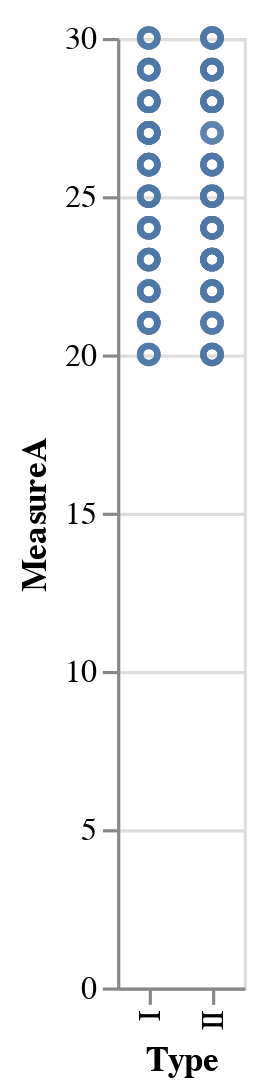

The cell this chart's notebook holds for it:
### Code cell
chart.mark_point().encode(x='Type',
                          y='MeasureA')

### Figure 1 — Vega-Lite specification as saved in the notebook (floating-point values rounded to 4 significant figures)
{"config": {"view": {"continuousWidth": 400, "continuousHeight": 300}}, "data": {"name": "data-12c7931658fd8ba8c314feae2d6976ec"}, "mark": "point", "encoding": {"x": {"type": "nominal", "field": "Type"}, "y": {"type": "quantitative", "field": "MeasureA"}}, "$schema": "https://vega.github.io/schema/vega-lite/v4.8.1.json", "datasets": {"data-12c7931658fd8ba8c314feae2d6976ec": [{"SampleID": 1, "Type": "I", "Grade": 2, "MeasureA": 25, "MeasureB": 31.3, "MeasureC": 110.2}, {"SampleID": 2, "Type": "II", "Grade": 4, "MeasureA": 22, "MeasureB": 23.8, "MeasureC": 99.62}, {"SampleID": 3, "Type": "I", "Grade": 3, "MeasureA": 22, "MeasureB": 27.6, "MeasureC": 87.55}, {"SampleID": 4, "Type": "II", "Grade": 2, "MeasureA": 28, "MeasureB": 33.2, "MeasureC": 85.57}, {"SampleID": 5, "Type": "II", "Grade": 4, "MeasureA": 30, "MeasureB": 31.8, "MeasureC": 110.3}, {"SampleID": 6, "Type": "I", "Grade": 3, "MeasureA": 26, "MeasureB": 26.4, "MeasureC": 99.84}, {"SampleID": 7, "Type": "I", "Grade": 2, "MeasureA": 26, "MeasureB": 33.7, "MeasureC": 76.78}, {"SampleID": 8, "Type": "II", "Grade": 3, "MeasureA": 28, "MeasureB": 35.8, "MeasureC": 92.69}, {"SampleID": 9, "Type": "I", "Grade": 4, "MeasureA": 23, "MeasureB": 25.0, "MeasureC": 105.3}, {"SampleID": 10, "Type": "II", "Grade": 2, "MeasureA": 25, "MeasureB": 26.9, "MeasureC": 102.8}, {"SampleID": 11, "Type": "II", "Grade": 4, "MeasureA": 26, "MeasureB": 32.8, "MeasureC": 103.2}, {"SampleID": 12, "Type": "I", "Grade": 3, "MeasureA": 22, "MeasureB": 28.9, "MeasureC": 99.64}, {"SampleID": 13, "Type": "I", "Grade": 2, "MeasureA": 28, "MeasureB": 36.5, "MeasureC": 93.37}, {"SampleID": 14, "Type": "II", "Grade": 4, "MeasureA": 24, "MeasureB": 27.3, "MeasureC": 104.7}, {"SampleID": 15, "Type": "I", "Grade": 3, "MeasureA": 22, "MeasureB": 27.9, "MeasureC": 87.68}, {"SampleID": 16, "Type": "II", "Grade": 2, "MeasureA": 23, "MeasureB": 25.4, "MeasureC": 93.93}, {"SampleID": 17, "Type": "II", "Grade": 3, "MeasureA": 24, "MeasureB": 28.5, "MeasureC": 102.4}, {"SampleID": 18, "Type": "I", "Grade": 4, "MeasureA": 27, "MeasureB": 36.7, "MeasureC": 100.0}, {"SampleID": 19, "Type": "I", "Grade": 2, "MeasureA": 21, "MeasureB": 29.5, "MeasureC": 96.15}, {"SampleID": 20, "Type": "II", "Grade": 4, "MeasureA": 25, "MeasureB": 25.5, "MeasureC": 90.06}, {"SampleID": 21, "Type": "I", "Grade": 3, "MeasureA": 26, "MeasureB": 33.2, "MeasureC": 106.3}, {"SampleID": 22, "Type": "II", "Grade": 2, "MeasureA": 20, "MeasureB": 26.7, "MeasureC": 110.9}, {"SampleID": 23, "Type": "II", "Grade": 4, "MeasureA": 24, "MeasureB": 29.0, "MeasureC": 102.9}, {"SampleID": 24, "Type": "I", "Grade": 3, "MeasureA": 26, "MeasureB": 34.6, "MeasureC": 109.6}, {"SampleID": 25, "Type": "I", "Grade": 2, "MeasureA": 20, "MeasureB": 25.6, "MeasureC": 120.3}, {"SampleID": 26, "Type": "II", "Grade": 3, "MeasureA": 29, "MeasureB": 30.7, "MeasureC": 80.76}, {"SampleID": 27, "Type": "I", "Grade": 4, "MeasureA": 25, "MeasureB": 27.4, "MeasureC": 90.34}, {"SampleID": 28, "Type": "II", "Grade": 2, "MeasureA": 23, "MeasureB": 25.1, "MeasureC": 111.3}, {"SampleID": 29, "Type": "II", "Grade": 4, "MeasureA": 22, "MeasureB": 30.4, "MeasureC": 111.4}, {"SampleID": 30, "Type": "I", "Grade": 3, "MeasureA": 29, "MeasureB": 36.5, "MeasureC": 113.3}, {"SampleID": 31, "Type": "I", "Grade": 2, "MeasureA": 21, "MeasureB": 27.0, "MeasureC": 99.29}, {"SampleID": 32, "Type": "II", "Grade": 4, "MeasureA": 30, "MeasureB": 30.3, "MeasureC": 102.4}, {"SampleID": 33, "Type": "I", "Grade": 3, "MeasureA": 21, "MeasureB": 24.9, "MeasureC": 94.6}, {"SampleID": 34, "Type": "II", "Grade": 2, "MeasureA": 23, "MeasureB": 29.5, "MeasureC": 105.1}, {"SampleID": 35, "Type": "II", "Grade": 3, "MeasureA": 27, "MeasureB": 29.4, "MeasureC": 95.22}, {"SampleID": 36, "Type": "I", "Grade": 4, "MeasureA": 28, "MeasureB": 31.9, "MeasureC": 115.8}, {"SampleID": 37, "Type": "I", "Grade": 2, "MeasureA": 29, "MeasureB": 33.8, "MeasureC": 93.2}, {"SampleID": 38, "Type": "II", "Grade": 4, "MeasureA": 26, "MeasureB": 34.5, "MeasureC": 91.8}, {"SampleID": 39, "Type": "I", "Grade": 3, "MeasureA": 28, "MeasureB": 28.7, "MeasureC": 105.1}, {"SampleID": 40, "Type": "II", "Grade": 2, "MeasureA": 20, "MeasureB": 20.9, "MeasureC": 89.95}, {"SampleID": 41, "Type": "II", "Grade": 4, "MeasureA": 25, "MeasureB": 29.4, "MeasureC": 100.1}, {"SampleID": 42, "Type": "I", "Grade": 3, "MeasureA": 20, "MeasureB": 23.8, "MeasureC": 105.1}, {"SampleID": 43, "Type": "I", "Grade": 2, "MeasureA": 25, "MeasureB": 27.7, "MeasureC": 96.57}, {"SampleID": 44, "Type": "II", "Grade": 3, "MeasureA": 29, "MeasureB": 31.0, "MeasureC": 89.03}, {"SampleID": 45, "Type": "I", "Grade": 4, "MeasureA": 27, "MeasureB": 28.1, "MeasureC": 116.0}, {"SampleID": 46, "Type": "II", "Grade": 2, "MeasureA": 24, "MeasureB": 33.1, "MeasureC": 109.7}, {"SampleID": 47, "Type": "II", "Grade": 4, "MeasureA": 25, "MeasureB": 25.5, "MeasureC": 97.92}, {"SampleID": 48, "Type": "I", "Grade": 3, "MeasureA": 23, "MeasureB": 27.4, "MeasureC": 91.44}, {"SampleID": 49, "Type": "I", "Grade": 2, "MeasureA": 24, "MeasureB": 29.4, "MeasureC": 89.17}, {"SampleID": 50, "Type": "II", "Grade": 4, "MeasureA": 23, "MeasureB": 30.9, "MeasureC": 104.5}, {"SampleID": 51, "Type": "I", "Grade": 3, "MeasureA": 23, "MeasureB": 31.3, "MeasureC": 120.9}, {"SampleID": 52, "Type": "II", "Grade": 2, "MeasureA": 26, "MeasureB": 34.5, "MeasureC": 103.2}, {"SampleID": 53, "Type": "II", "Grade": 3, "MeasureA": 20, "MeasureB": 22.7, "MeasureC": 92.01}, {"SampleID": 54, "Type": "I", "Grade": 4, "MeasureA": 26, "MeasureB": 33.8, "MeasureC": 98.24}, {"SampleID": 55, "Type": "I", "Grade": 2, "MeasureA": 28, "MeasureB": 37.9, "MeasureC": 112.6}, {"SampleID": 56, "Type": "II", "Grade": 4, "MeasureA": 30, "MeasureB": 32.5, "MeasureC": 114.5}, {"SampleID": 57, "Type": "I", "Grade": 3, "MeasureA": 29, "MeasureB": 32.1, "MeasureC": 85.66}, {"SampleID": 58, "Type": "II", "Grade": 2, "MeasureA": 21, "MeasureB": 22.6, "MeasureC": 99.93}, {"SampleID": 59, "Type": "II", "Grade": 4, "MeasureA": 20, "MeasureB": 29.4, "MeasureC": 101.7}, {"SampleID": 60, "Type": "I", "Grade": 3, "MeasureA": 29, "MeasureB": 32.3, "MeasureC": 104.7}, {"SampleID": 61, "Type": "I", "Grade": 2, "MeasureA": 30, "MeasureB": 35.1, "MeasureC": 90.68}, {"SampleID": 62, "Type": "II", "Grade": 3, "MeasureA": 22, "MeasureB": 28.6, "MeasureC": 104.9}, {"SampleID": 63, "Type": "I", "Grade": 4, "MeasureA": 27, "MeasureB": 35.2, "MeasureC": 100.6}, {"SampleID": 64, "Type": "II", "Grade": 2, "MeasureA": 22, "MeasureB": 28.3, "MeasureC": 102.0}, {"SampleID": 65, "Type": "II", "Grade": 4, "MeasureA": 30, "MeasureB": 37.5, "MeasureC": 117.9}, {"SampleID": 66, "Type": "I", "Grade": 3, "MeasureA": 24, "MeasureB": 32.7, "MeasureC": 99.11}, {"SampleID": 67, "Type": "I", "Grade": 2, "MeasureA": 28, "MeasureB": 34.6, "MeasureC": 87.67}, {"SampleID": 68, "Type": "II", "Grade": 4, "MeasureA": 22, "MeasureB": 29.5, "MeasureC": 103.8}, {"SampleID": 69, "Type": "I", "Grade": 3, "MeasureA": 27, "MeasureB": 37.0, "MeasureC": 105.5}, {"SampleID": 70, "Type": "II", "Grade": 2, "MeasureA": 28, "MeasureB": 29.2, "MeasureC": 98.54}, {"SampleID": 71, "Type": "II", "Grade": 3, "MeasureA": 23, "MeasureB": 24.1, "MeasureC": 102.9}, {"SampleID": 72, "Type": "I", "Grade": 4, "MeasureA": 30, "MeasureB": 33.6, "MeasureC": 96.68}, {"SampleID": 73, "Type": "I", "Grade": 2, "MeasureA": 27, "MeasureB": 32.0, "MeasureC": 103.7}, {"SampleID": 74, "Type": "II", "Grade": 4, "MeasureA": 23, "MeasureB": 27.4, "MeasureC": 96.27}, {"SampleID": 75, "Type": "I", "Grade": 3, "MeasureA": 25, "MeasureB": 33.6, "MeasureC": 97.89}, {"SampleID": 76, "Type": "II", "Grade": 2, "MeasureA": 26, "MeasureB": 33.4, "MeasureC": 89.37}, {"SampleID": 77, "Type": "II", "Grade": 4, "MeasureA": 27, "MeasureB": 29.8, "MeasureC": 79.41}, {"SampleID": 78, "Type": "I", "Grade": 3, "MeasureA": 25, "MeasureB": 31.9, "MeasureC": 111.7}, {"SampleID": 79, "Type": "I", "Grade": 2, "MeasureA": 23, "MeasureB": 30.5, "MeasureC": 118.6}, {"SampleID": 80, "Type": "II", "Grade": 3, "MeasureA": 28, "MeasureB": 37.8, "MeasureC": 102.8}, {"SampleID": 81, "Type": "I", "Grade": 4, "MeasureA": 27, "MeasureB": 29.1, "MeasureC": 105.0}, {"SampleID": 82, "Type": "II", "Grade": 2, "MeasureA": 28, "MeasureB": 34.2, "MeasureC": 92.08}, {"SampleID": 83, "Type": "II", "Grade": 4, "MeasureA": 29, "MeasureB": 35.9, "MeasureC": 95.75}, {"SampleID": 84, "Type": "I", "Grade": 3, "MeasureA": 23, "MeasureB": 26.5, "MeasureC": 92.07}, {"SampleID": 85, "Type": "I", "Grade": 2, "MeasureA": 20, "MeasureB": 23.1, "MeasureC": 86.09}, {"SampleID": 86, "Type": "II", "Grade": 4, "MeasureA": 25, "MeasureB": 25.5, "MeasureC": 112.5}, {"SampleID": 87, "Type": "I", "Grade": 3, "MeasureA": 22, "MeasureB": 25.0, "MeasureC": 104.4}, {"SampleID": 88, "Type": "II", "Grade": 2, "MeasureA": 29, "MeasureB": 34.3, "MeasureC": 98.9}, {"SampleID": 89, "Type": "II", "Grade": 3, "MeasureA": 23, "MeasureB": 26.1, "MeasureC": 96.48}, {"SampleID": 90, "Type": "I", "Grade": 4, "MeasureA": 24, "MeasureB": 30.4, "MeasureC": 101.1}, {"SampleID": 91, "Type": "I", "Grade": 2, "MeasureA": 27, "MeasureB": 33.4, "MeasureC": 98.06}, {"SampleID": 92, "Type": "II", "Grade": 4, "MeasureA": 24, "MeasureB": 25.9, "MeasureC": 112.4}, {"SampleID": 93, "Type": "I", "Grade": 3, "MeasureA": 24, "MeasureB": 30.1, "MeasureC": 91.95}, {"SampleID": 94, "Type": "II", "Grade": 2, "MeasureA": 21, "MeasureB": 28.5, "MeasureC": 115.3}, {"SampleID": 95, "Type": "II", "Grade": 4, "MeasureA": 29, "MeasureB": 29.2, "MeasureC": 96.7}, {"SampleID": 96, "Type": "I", "Grade": 3, "MeasureA": 21, "MeasureB": 25.0, "MeasureC": 103.2}, {"SampleID": 97, "Type": "I", "Grade": 2, "MeasureA": 26, "MeasureB": 26.4, "MeasureC": 101.1}, {"SampleID": 98, "Type": "II", "Grade": 3, "MeasureA": 21, "MeasureB": 24.0, "MeasureC": 117.8}, {"SampleID": 99, "Type": "I", "Grade": 4, "MeasureA": 30, "MeasureB": 36.3, "MeasureC": 101.5}, {"SampleID": 100, "Type": "II", "Grade": 2, "MeasureA": 23, "MeasureB": 29.3, "MeasureC": 80.17}]}}
